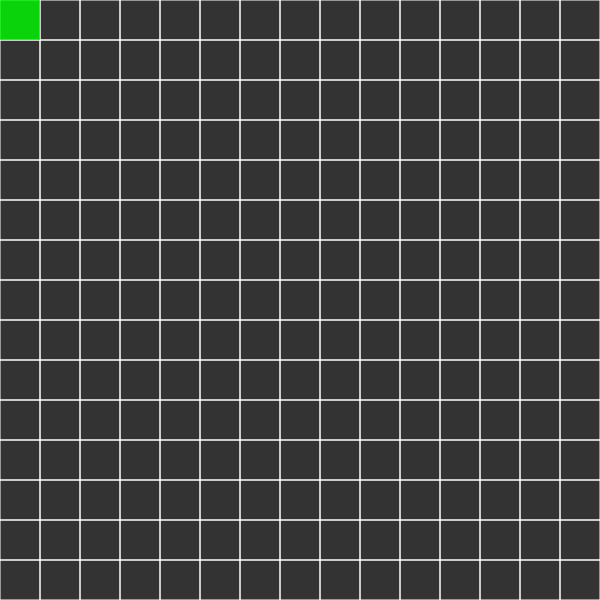
Frame 1 (no input)
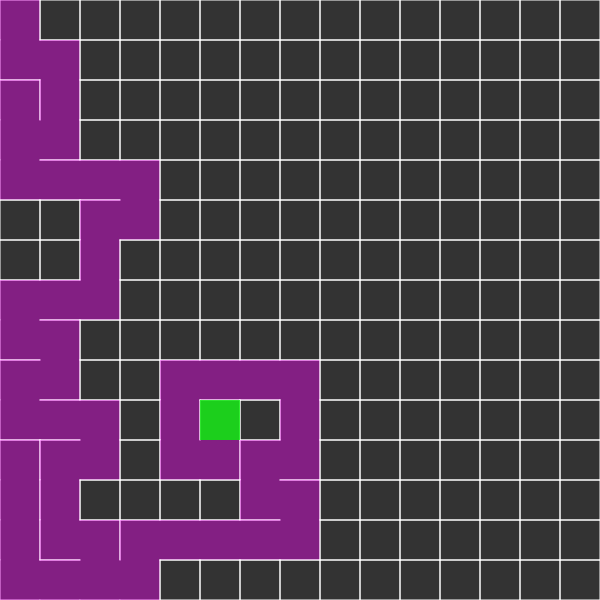
Frame 60 (no input)
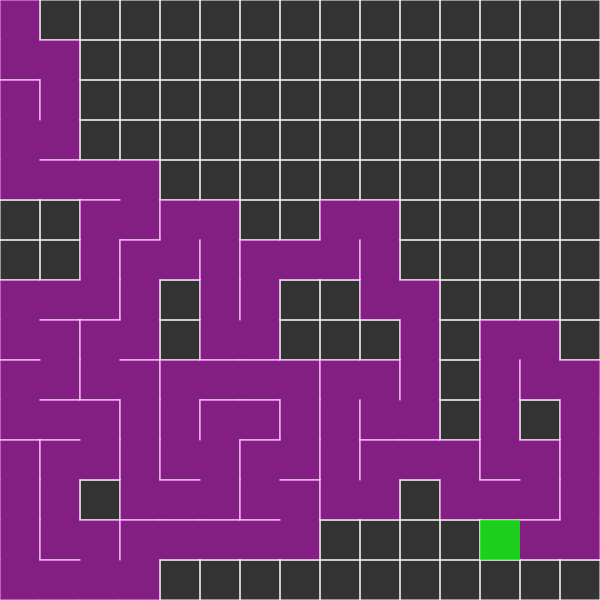
Frame 120 (the mouse pressed at the canvas centre since frame 60)

The p5.js sketch that drew these frames (run headless with seeded random() and noise() and a simulated clock; from frame 60 on, the mouse is pressed at the canvas centre):

// p5.js sketch
// ── sketch.js
// This is a Depth-First Search algorith.
// Why? Because when we are on a square, we check every neighbors of the square and then for each neighbor we check all its own neighbors...
// In the end, we will have visited ALL squares. This technique for visiting all squares is called Deep-First Search

var cols, rows;
var w = 40; //Size of each square
var grid = [];

var current; // Current cell being visited

var stack = [];

function setup() {
  createCanvas(600, 600);
  cols = floor(width / w);
  rows = floor(height / w);
  //frameRate(60); //Combien d'itérations de la boucle draw par secondes
  //ATTENTION : frameRate va faire le max entre la valeur qu'on lui donne et le temps pour réaliser une itération de draw...
  //Si ce qui est dans draw prend sa race de temps à tourner, genre 10 min, le frameRate sera de 10 min, pas 5 tours de draw par seconde
  for (var j = 0; j < rows; j++) {
    for (var i = 0; i < cols; i++) {
      var cell = new Cell(i, j);
      grid.push(cell);
    }
  }

  current = grid[0];

}

function draw() { // Dans cet algorithme, c'est le fait de dessiner les bails qui prend du temps. Mais l'algo n'est pas pour autant rapide : il est en O(n²)
  background(51);
  for (var i = 0; i < grid.length; i++) {
    grid[i].show();
  }
  current.visited = true;
	current.showCurrent();
  //STEP 1
  var next = current.checkNeighbors(); //Randomly chooses a non-already-visited neighbor
  if (next) {
    next.visited = true;
    //STEP 2
    stack.push(current);
    //STEP 3
    removeWalls(current, next);
    //STEP 4
    current = next;
  } else if (stack.length > 0) {
		current = stack.pop();
  }
}

// ── cell.js
function Cell(i, j) {
  this.i = i;
  this.j = j;
  this.walls = [true, true, true, true];
  this.visited = false;
}

Cell.prototype.show = function() {
  var x = this.i * w;
  var y = this.j * w;
  stroke(255);
  if (this.walls[0]) {
    line(x, y, x + w, y);
  }
  if (this.walls[1]) {
    line(x + w, y, x + w, y + w);
  }

  if (this.walls[2]) {
    line(x + w, y + w, x, y + w);
  }
  if (this.walls[3]) {
    line(x, y + w, x, y);
  }

  if (this.visited) {
    noStroke(); //Important sinon on dessine trop de fois la case
    fill(255, 0, 255, 100);
    rect(x, y, w, w);
  }
};

Cell.prototype.showCurrent = function() {
  var x = this.i * w;
  var y = this.j * w;
  noStroke(); //Important sinon on dessine trop de fois la case
  fill(0, 255, 0, 200);
  rect(x, y, w, w);

};


Cell.prototype.checkNeighbors = function() {
  var neighbors = [];

  var top = grid[index(this.i, this.j - 1)];
  var right = grid[index(this.i + 1, this.j)];
  var bottom = grid[index(this.i, this.j + 1)];
  var left = grid[index(this.i - 1, this.j)];

  if (top && !top.visited) {
    neighbors.push(top);
  }
  if (right && !right.visited) {
    neighbors.push(right);
  }
  if (bottom && !bottom.visited) {
    neighbors.push(bottom);
  }
  if (left && !left.visited) {
    neighbors.push(left);
  }

  if (neighbors.length > 0) {
    var r = floor(random(0, neighbors.length));
    return neighbors[r];
  } else {
    return undefined;
  }
};

function index(i, j) {
  if (i < 0 || j < 0 || i > cols - 1 || j > rows - 1) {
    return -1;
  }
  return i + j * cols;
}

function removeWalls(a, b) {
  var x = a.i - b.i;
  if (x === 1) {
    a.walls[3] = false;
    b.walls[1] = false;
  } else if (x === -1) {
    a.walls[1] = false;
    b.walls[3] = false;
  }
  var y = a.j - b.j;
  if (y === 1) {
    a.walls[0] = false;
    b.walls[2] = false;
  } else if (y === -1) {
    a.walls[2] = false;
    b.walls[0] = false;
  }
}










//
